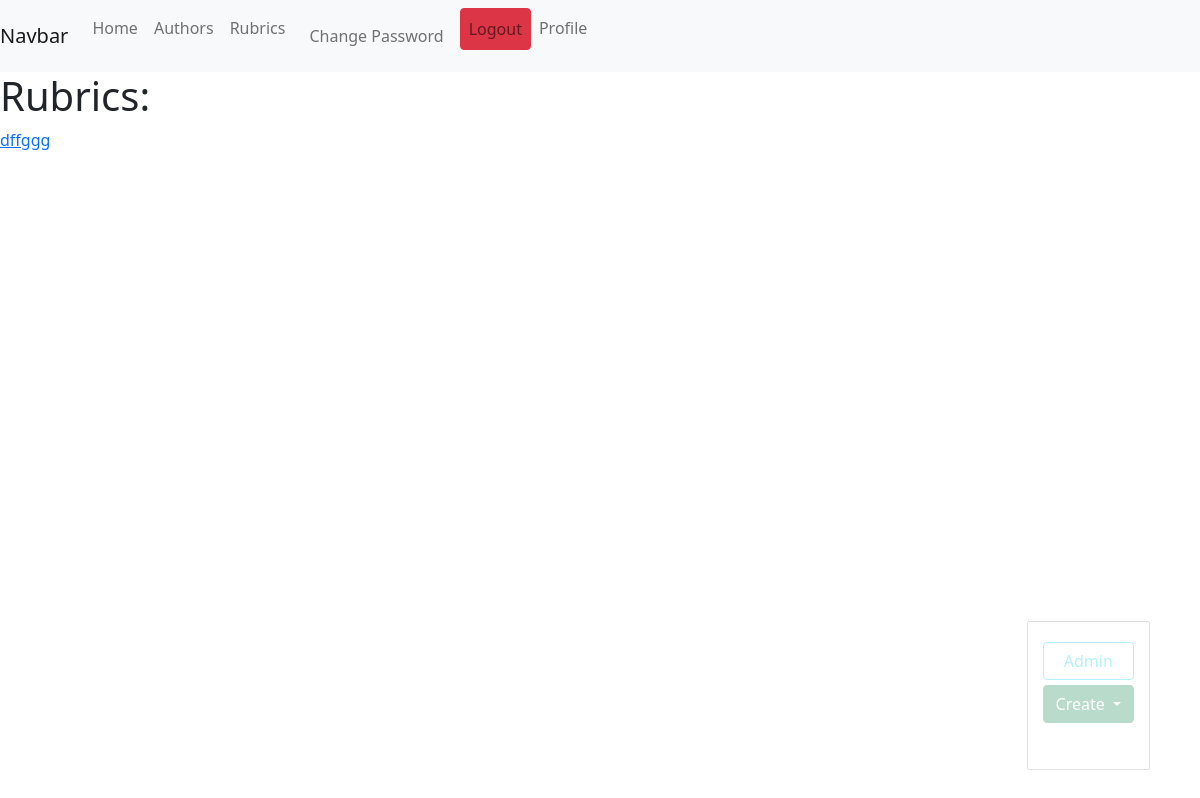
The page /rubrics_list/ (signed in) on the database as committed earlier.
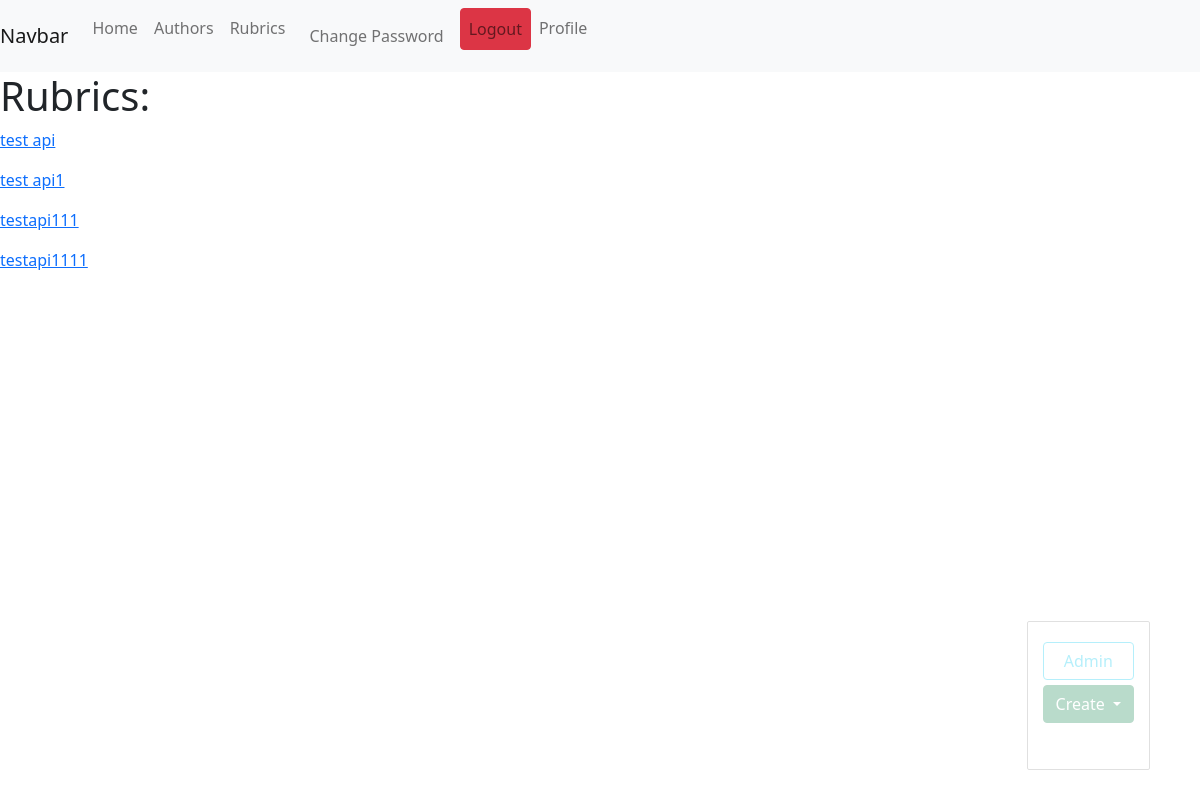
The same page on the database as committed later.
### engine/models.py (models this page shows, shortened)
class Rubrics(models.Model):
	title = models.CharField(unique=True, max_length=150, verbose_name='Название рубрики')
	slug = models.SlugField(unique=True, blank=True)
	def get_absolute_url(self):
		return reverse('rubric_detail_url', kwargs={'slug': self.slug})
	class Meta:
		ordering = ['title']
		verbose_name = 'Рубрика'
		verbose_name_plural = 'Рубрики'

### engine/views.py (the view)
# urls.py: path('rubrics_list/', RubricsListView.as_view(), name='rubrics_list_url'),
class RubricsListView(ListView):
	model = Rubrics
	template = 'rubrics_list.html'
	context_object_name = 'rubrics'

### engine/templates/engine/rubrics_list.html (shortened to what this page needs)
{% extends 'engine/base_news.html' %}
{% block content %}
<h1>Rubrics:</h1>
{% for rubric in rubrics %}
	<a href="{{ rubric.get_absolute_url }}"><p>{{ rubric.title }}</p></a>
{% endfor %}
{% endblock%}

### engine/templates/engine/base_news.html (shortened to what this page needs)
{% extends 'base.html' %}
{% block admin-panel %}
	<div class="dropdown">
  <a class="btn btn-success dropdown-toggle" href="#" role="button" id="dropdownMenuLink" data-bs-toggle="dropdown" aria-expanded="false">
    Create
  </a>
  <ul class="dropdown-menu" aria-labelledby="dropdownMenuLink">
    <li><a class="dropdown-item" href="{% url 'author_create_url' %}">Author</li>
  </ul>
</div>
{% endblock %}

### templates/base.html (shortened to what this page needs)
{% load static %}
<!DOCTYPE html>
<html>
<head>
	<link rel="stylesheet" type="text/css" href="{% static 'css/styles.css' %}">
  <link href="https://cdn.jsdelivr.net/npm/bootstrap@5.0.0-beta2/dist/css/bootstrap.min.css" rel="stylesheet">
</head>
<body>
<nav class="navbar navbar-expand-lg navbar-light bg-light">
  <a class="navbar-brand" href="">Navbar</a>
  <div class="collapse navbar-collapse" id="navbarNavDropdown">
    <ul class="navbar-nav">
      <li class="nav-item active">
        <a class="nav-link" href="{% url 'news_list_url'%}">Home</a>
      </li>
      <li class="nav-item">
        <a class="nav-link" href="{% url 'authors_list_url' %}">Authors</a>
      </li>
      <li class="nav-item">
        <a class="nav-link" href="{% url 'rubrics_list_url' %}">Rubrics</a>
      </li>
        {% if  request.user.is_authenticated %}
        <li class="nav-link">
          <a class="nav-link" href="{% url 'change_password_url' %}">Change Password</a>
        </li>
        <li class="nav-item">
          <a class="nav-link btn btn-danger" href="{% url 'logout_url' %}">Logout</a>
        </li>
        <li class="nav-item">
          <a class="nav-link" href="{% url 'profile_url' %}">Profile</a>
        </li>
        {% endif %}
    </ul>
  </div>
</nav>
	{% block content %}
	{% endblock %}
{% if request.user.is_authenticated and request.user.is_staff %}
<div class="admin-panel align-items-center">
  <a href="/admin" class="btn btn-outline-info">Admin</a>
  {% block admin-panel %}
  {% endblock %}
</div>
{% endif %}
</body>
</html>

### static/css/styles.css (style rules this page uses)
.admin-panel { border: 1px solid #999; border-radius: 2px; position: fixed; right: 50px; bottom: 30px; opacity: 0.3; padding: 15px; }
.admin-panel a { display: block; margin: 5px 0; }

Rows that differ between the two databases and show on the page:
removed Rubrics: title "dffggg"
added Rubrics: title "test api"
added Rubrics: title "test api1"
added Rubrics: title "testapi111"
added Rubrics: title "testapi1111"
